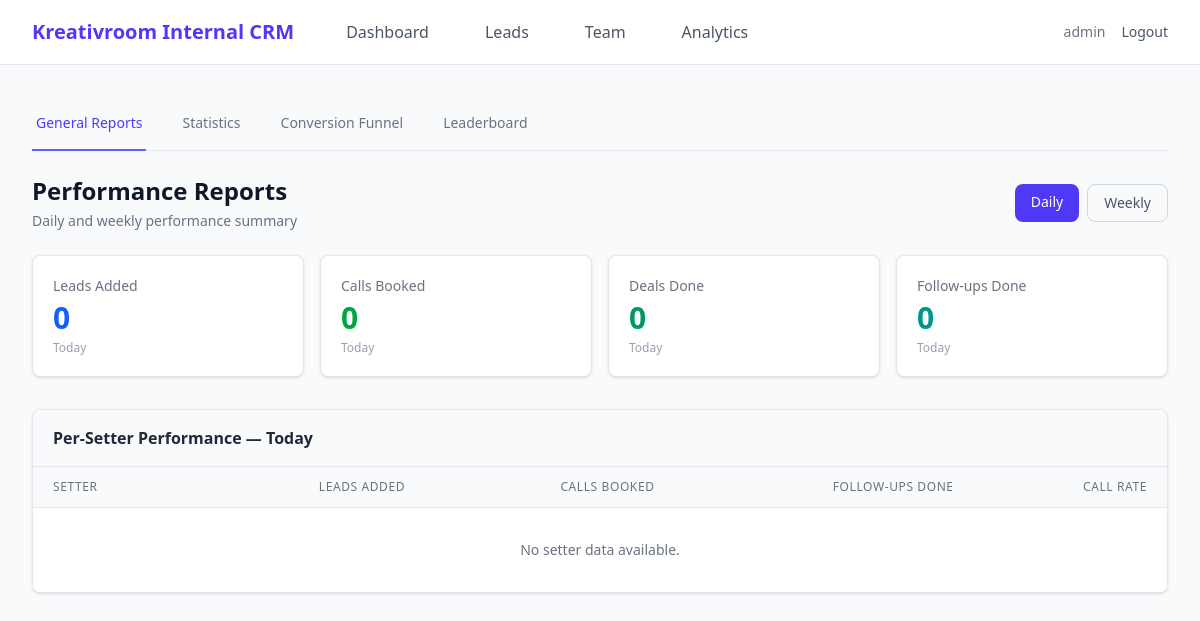
Page /admin/reports (signed in) on the earlier database version.
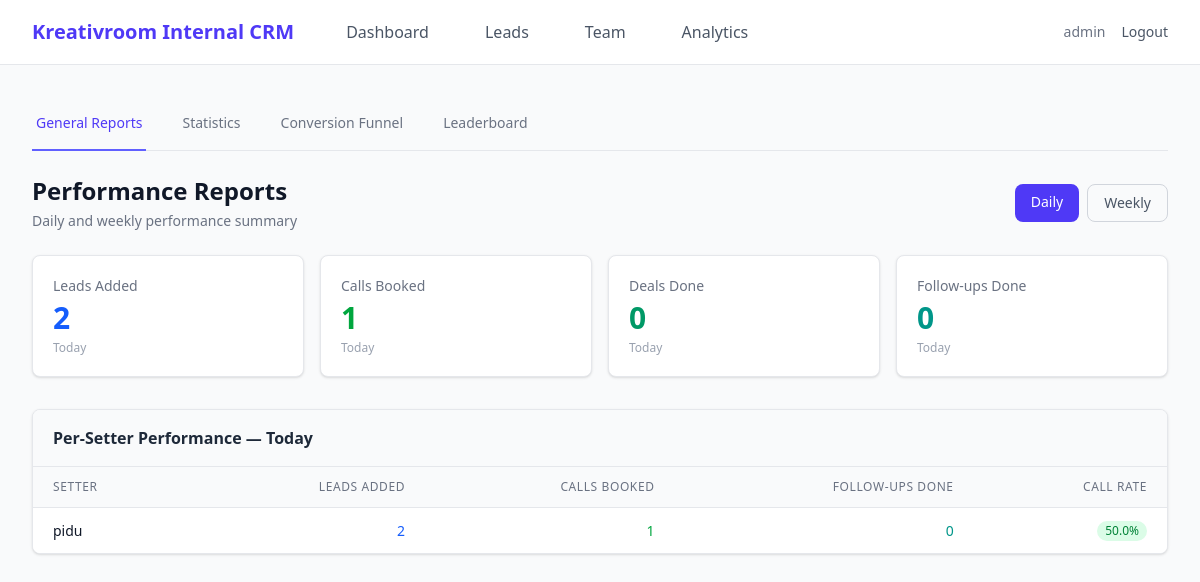
Same page on the later database version.
### instagram_crm/models.py (models this page shows, shortened)
class User(UserMixin, db.Model):
    __tablename__ = "users"
    id            = db.Column(db.Integer, primary_key=True)
    username      = db.Column(db.String(255), unique=True, nullable=False)
    password_hash = db.Column(db.String(255), nullable=False)
    role          = db.Column(db.String(50), default="setter")
    last_login    = db.Column(db.DateTime, nullable=True)
    created_at    = db.Column(db.DateTime, default=datetime.utcnow)
    leads      = db.relationship("Lead", backref="setter", lazy="dynamic")
    activities = db.relationship("Activity", backref="user", lazy="dynamic")
    @property
    def is_admin(self) -> bool:
        return self.role == "admin"

### instagram_crm/admin.py (the view)
@admin_bp.route("/reports")
@admin_required
def reports():
    today = date.today()
    day_start = datetime.combine(today, datetime.min.time())
    week_ago = datetime.utcnow() - timedelta(days=7)
    period = request.args.get("period", "daily")
    daily = {
        "leads_added": Lead.query.filter(Lead.created_at >= day_start).count(),
        "calls_booked": Call.query.filter(Call.call_datetime >= day_start).count(),
        "deals_done": Lead.query.filter_by(status="deal_done").filter(Lead.last_contacted >= day_start).count(),
        "followups": Activity.query.filter(Activity.timestamp >= day_start, Activity.action.like("Follow-up done%")).count(),
    }
    weekly = {
        "leads_added": Lead.query.filter(Lead.created_at >= week_ago).count(),
        "calls_booked": Call.query.filter(Call.call_datetime >= week_ago).count(),
        "deals_done": Lead.query.filter_by(status="deal_done").filter(Lead.created_at >= week_ago).count(),
        "followups": Activity.query.filter(Activity.timestamp >= week_ago, Activity.action.like("Follow-up done%")).count(),
    }
    setters = User.query.filter_by(role="setter").all()
    setter_daily = []
    for s in setters:
        setter_daily.append({
            "user": s,
            "leads_added": Lead.query.filter(Lead.assigned_to == s.id, Lead.created_at >= day_start).count(),
            "calls_booked": Call.query.join(Lead).filter(Lead.assigned_to == s.id, Call.call_datetime >= day_start).count(),
            "followups": Activity.query.filter(Activity.user_id == s.id, Activity.timestamp >= day_start, Activity.action.like("Follow-up done%")).count(),
        })
    setter_daily.sort(key=lambda r: r["calls_booked"], reverse=True)
    return render_template("admin/reports.html",
        daily=daily, weekly=weekly, setter_daily=setter_daily,
        period=period, today=today)

### instagram_crm/admin.py (called while the page is built)
def admin_required(fn):
    from functools import wraps
    @wraps(fn)
    @login_required
    def wrapper(*args, **kwargs):
        if not current_user.is_admin:
            abort(403)
        return fn(*args, **kwargs)
    return wrapper

### instagram_crm/templates/admin/reports.html (shortened to what the changed rows need)
{% extends "base.html" %}
{% block content %}
<div class="mb-6 flex flex-col sm:flex-row sm:justify-between sm:items-center gap-4">
  <div>
    <h1 class="text-2xl font-bold text-gray-900">Performance Reports</h1>
  </div>
</div>
{% set report = daily if period == 'daily' else weekly %}
{% set label = "Today" if period == 'daily' else "This Week" %}
<div class="grid grid-cols-2 md:grid-cols-4 gap-4 mb-8">
  <div class="bg-white border border-gray-200 rounded-lg p-5 shadow-sm">
    <div class="text-sm text-gray-500 font-medium mb-1">Leads Added</div>
    <div class="text-3xl font-bold text-blue-600">{{ report.leads_added }}</div>
    <div class="text-xs text-gray-400 mt-1">{{ label }}</div>
  </div>
  <div class="bg-white border border-gray-200 rounded-lg p-5 shadow-sm">
    <div class="text-sm text-gray-500 font-medium mb-1">Calls Booked</div>
    <div class="text-3xl font-bold text-green-600">{{ report.calls_booked }}</div>
    <div class="text-xs text-gray-400 mt-1">{{ label }}</div>
  </div>
</div>
<div class="bg-white border border-gray-200 rounded-lg shadow-sm overflow-hidden">
  <div class="px-5 py-4 border-b border-gray-200 bg-gray-50">
    <h2 class="font-semibold text-gray-800">Per-Setter Performance — {{ label }}</h2>
  </div>
  <div class="overflow-x-auto">
    <table class="min-w-full divide-y divide-gray-200 text-sm text-left">
      <thead class="bg-gray-50 text-gray-500 uppercase tracking-wider text-xs">
        <tr>
          <th class="px-5 py-3 font-medium">Setter</th>
          <th class="px-5 py-3 font-medium text-right">Leads Added</th>
          <th class="px-5 py-3 font-medium text-right">Calls Booked</th>
          <th class="px-5 py-3 font-medium text-right">Follow-ups Done</th>
          <th class="px-5 py-3 font-medium text-right">Call Rate</th>
        </tr>
      </thead>
      <tbody class="divide-y divide-gray-200 bg-white">
        {% for row in setter_daily %}
        <tr class="hover:bg-gray-50">
          <td class="px-5 py-3 font-medium text-gray-900">{{ row.user.username }}</td>
          <td class="px-5 py-3 text-right">
            <a href="{{ url_for('admin.user_report', user_id=row.user.id, period=period) }}" class="text-blue-600 hover:text-indigo-600 font-medium">{{ row.leads_added }}</a>
          </td>
          <td class="px-5 py-3 text-right">
            <a href="{{ url_for('admin.user_report', user_id=row.user.id, period=period) }}" class="text-green-600 hover:text-indigo-600 font-medium">{{ row.calls_booked }}</a>
          </td>
          <td class="px-5 py-3 text-right">
            <a href="{{ url_for('admin.user_report', user_id=row.user.id, period=period) }}" class="text-teal-600 hover:text-indigo-600 font-medium">{{ row.followups }}</a>
          </td>
          <td class="px-5 py-3 text-right">
            {% set rate = (((row.calls_booked / row.leads_added) * 100)|round(1)) if row.leads_added else 0 %}
            <a href="{{ url_for('admin.user_report', user_id=row.user.id, period=period) }}" class="inline-flex px-2 py-0.5 rounded-full text-xs font-medium {% if rate >= 50 %}bg-green-100 text-green-700{% elif rate >= 25 %}bg-yellow-100 text-yellow-700{% else %}bg-red-100 text-red-700{% endif %} hover:bg-indigo-50">
              {{ rate }}%
            </a>
          </td>
        </tr>
        {% else %}
        <tr>
          <td colspan="5" class="px-5 py-8 text-center text-gray-500">No setter data available.</td>
        </tr>
        {% endfor %}
      </tbody>
    </table>
  </div>
</div>
{% endblock %}

Differences in the rows shown:
added User: user.username "pidu"
Other differences:
{{ report.leads_added }}: "0" → "2"
{{ report.calls_booked }}: "0" → "1"
new list line: "2 1 0 50.0 %"
text no longer shown: "No setter data available."
